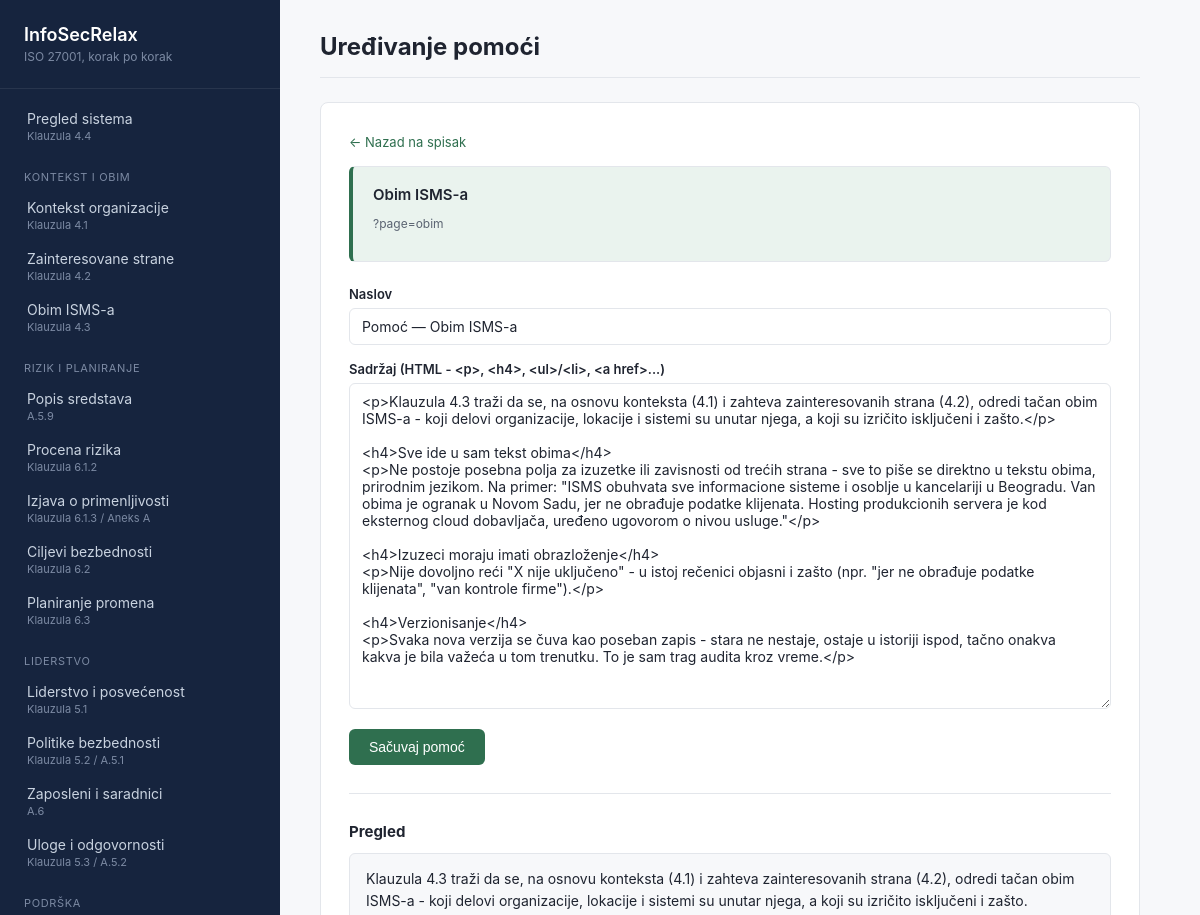
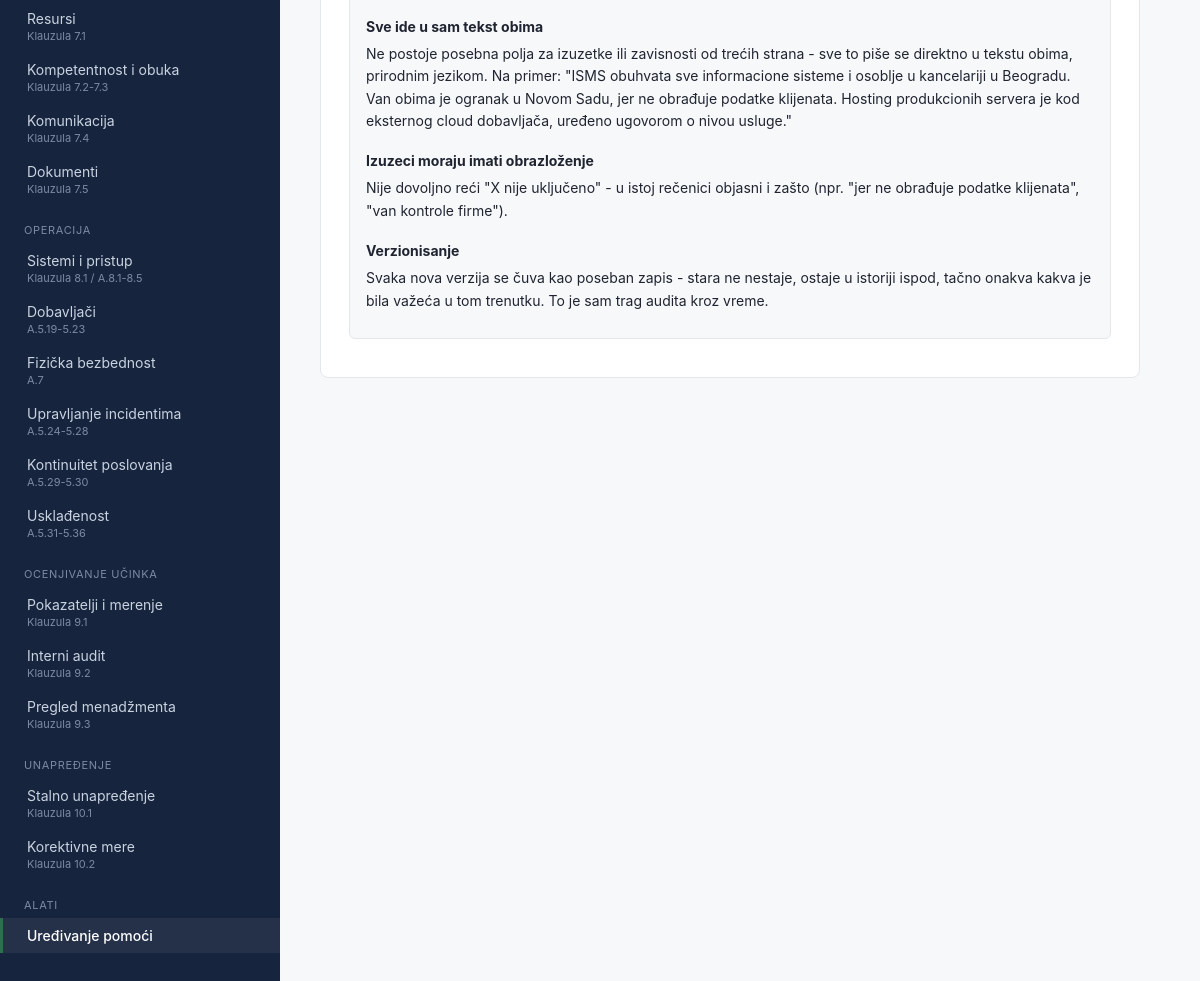
Page /?page=pomoc-uredjivanje&slug=obim on the committed database (2 pictures, top to bottom).
### tables this page shows
CREATE TABLE IF NOT EXISTS help_content (
    id          BIGINT UNSIGNED AUTO_INCREMENT PRIMARY KEY,
    page_slug   VARCHAR(100) NOT NULL,
    title       VARCHAR(255) NOT NULL,
    body        TEXT NOT NULL,
    updated_at  TIMESTAMP NOT NULL DEFAULT CURRENT_TIMESTAMP ON UPDATE CURRENT_TIMESTAMP,
    UNIQUE KEY uq_help_content_slug (page_slug)
);

### src/includes/help-content.php (called while the page is built, shortened)
<?php
function getHelpContent(PDO $pdo, string $pageSlug): ?array
{
    $stmt = $pdo->prepare('SELECT * FROM help_content WHERE page_slug = :slug');
    $stmt->execute(['slug' => $pageSlug]);
    $row = $stmt->fetch();
    return $row === false ? null : $row;
}

### src/modules/pomoc-uredjivanje.php (the view, shortened to what this page needs)
<?php
require __DIR__ . '/../config/database.php';
require __DIR__ . '/../includes/help-content.php';
$pdo = getDbConnection();
$menu = require __DIR__ . '/../config/menu.php';
$requestedSlug = isset($_GET['slug'])
    ? preg_replace('/[^a-z0-9\-]/', '', (string) $_GET['slug'])
    : null;
$editingItem = null;
if ($requestedSlug !== null && $requestedSlug !== '') {
    foreach ($menu as $item) {
        if ($item['slug'] === $requestedSlug) {
            $editingItem = $item;
            break;
        }
    }
}
if ($editingItem !== null) {
    $helpContent = getHelpContent($pdo, $editingItem['slug']);
}
?>
<?php if ($editingItem !== null): ?>
    <a class="back-link" href="?page=pomoc-uredjivanje">← Nazad na spisak</a>
    <div class="scope-current">
        <div class="card-header-row">
            <span class="card-title"><?= htmlspecialchars($editingItem['title']) ?></span>
        </div>
        <p class="item-meta">?page=<?= htmlspecialchars($editingItem['slug']) ?></p>
    </div>
    <form method="post" class="factor-form">
        <div class="form-row">
            <label for="help_title">Naslov</label>
            <input type="text" name="help_title" id="help_title" required
                value="<?= htmlspecialchars($helpContent['title'] ?? ('Pomoć — ' . $editingItem['title'])) ?>">
        </div>
        <div class="form-row">
            <label for="help_body">Sadržaj (HTML - &lt;p&gt;, &lt;h4&gt;, &lt;ul&gt;/&lt;li&gt;, &lt;a href&gt;...)</label>
            <textarea name="help_body" id="help_body" rows="18"><?= htmlspecialchars($helpContent['body'] ?? '') ?></textarea>
        </div>
        <button type="submit" class="btn-primary">Sačuvaj pomoć</button>
    </form>
    <?php if (!empty($helpContent['body'])): ?>
        <h3 class="section-heading">Pregled</h3>
        <div class="factor-card">
            <div class="help-content"><?= $helpContent['body'] ?></div>
        </div>
    <?php endif; ?>
<?php endif; ?>

### src/assets/style.css (style rules this page uses)
:root { --color-bg: #f7f8fa; --color-surface: #ffffff; --color-sidebar: #16243e; --color-sidebar-text: #c9d3e0; --color-sidebar-text-muted: #7c8aa3; --color-accent: #2f6f4f; --color-accent-soft: #eaf3ee; --color-warning: #9a6b12; --color-warning-soft: #fbf1de; --color-danger: #a34036; --color-danger-soft: #fbeae7; --color-text: #1f2430; --color-text-muted: #5b6472; --color-border: #e3e6eb; --sidebar-width: 280px; }
* { box-sizing: border-box; }
body { margin: 0; font-family: -apple-system, BlinkMacSystemFont, "Segoe UI", Roboto, sans-serif; background: var(--color-bg); color: var(--color-text); }
.form-row { margin-bottom: 16px; }
.form-row label { display: block; font-size: 13px; font-weight: 600; margin-bottom: 6px; }
.form-row input[type="text"], .form-row input[type="date"], .form-row input[type="number"], .form-row select, .form-row textarea { width: 100%; padding: 9px 12px; border: 1px solid var(--color-border); border-radius: 6px; font-size: 14px; font-family: inherit; color: var(--color-text); }
.form-row textarea { resize: vertical; }
.btn-primary { background: var(--color-accent); color: #ffffff; border: none; border-radius: 6px; padding: 10px 20px; font-size: 14px; font-weight: 500; cursor: pointer; }
.factor-form { padding-bottom: 28px; margin-bottom: 28px; border-bottom: 1px solid var(--color-border); }
.factor-card { background: var(--color-bg); border: 1px solid var(--color-border); border-radius: 6px; padding: 14px 16px; margin-bottom: 10px; }
.factor-card p { margin: 6px 0 8px; font-size: 14px; line-height: 1.5; }
.card-header-row { display: flex; align-items: baseline; justify-content: space-between; flex-wrap: wrap; gap: 12px; margin-bottom: 10px; }
.card-title { font-size: 15px; font-weight: 600; }
.scope-current { background: var(--color-accent-soft); border: 1px solid var(--color-border); border-left: 4px solid var(--color-accent); border-radius: 6px; padding: 18px 20px; margin-bottom: 24px; }
.item-meta { font-size: 12px; color: var(--color-text-muted); }
.section-heading { font-size: 15px; margin: 24px 0 12px; }
.section-heading:first-of-type { margin-top: 0; }
.back-link { display: inline-block; color: var(--color-accent); font-size: 13px; text-decoration: none; margin-bottom: 16px; }
.help-content h4 { font-size: 14px; margin: 20px 0 8px; }
.help-content p { font-size: 14px; line-height: 1.6; color: var(--color-text); margin: 0 0 12px; }

### rows in the picture
help_content: help_title "Pomoć — Obim ISMS-a", help_body "<p>Klauzula 4.3 traži da se, na osnovu konteksta (4.1) i zahteva zainteresovanih strana (4.2), odredi tačan obim ISMS-a - koji delovi organizacije, lokacije i sistemi su unutar njega, a koji su izričito isključeni i zašto.</p> <h4>Sve ide u sam tekst obima</h4> <p>Ne postoje posebna polja za izuzetke ili zavisnosti od trećih strana - sve to piše se direktno u tekstu obima, prirodnim jezikom. Na primer: \"ISMS obuhvata sve informacione sisteme i osoblje u kancelariji u Beogradu. Van obima je ogranak u Novom Sadu, jer ne obrađuje podatke klijenata. Hosting produkcionih servera je kod eksternog cloud dobavljača, uređeno ugovorom o nivou usluge.\"</p> <h4>Izuzeci moraju imati obrazloženje</h4>…", body "Klauzula 4.3 traži da se, na osnovu konteksta (4.1) i zahteva zainteresovanih strana (4.2), odredi tačan obim ISMS-a - koji delovi organizacije, lokacije i sistemi su unutar njega, a koji su izričito isključeni i zašto. Sve ide u sam tekst obima Ne postoje posebna polja za izuzetke ili zavisnosti od trećih strana - sve to piše se direktno u tekstu obima, prirodnim jezikom. Na primer: \"ISMS obuhvata sve informacione sisteme i osoblje u kancelariji u Beogradu. Van obima je ogranak u Novom Sadu, jer ne obrađuje podatke klijenata. Hosting produkcionih servera je kod eksternog cloud dobavljača, uređeno ugovorom o nivou usluge.\" Izuzeci moraju imati obrazloženje Nije dovoljno reći \"X nije…"

### other values in the picture
$item['title'] "Pregled sistema"
$item['iso_ref'] "Klauzula 4.4"
$lastGroup "KONTEKST I OBIM"
$item['title'] "Kontekst organizacije"
$item['iso_ref'] "Klauzula 4.1"
$item['title'] "Zainteresovane strane"
$item['iso_ref'] "Klauzula 4.2"
$item['title'] "Obim ISMS-a"
$item['iso_ref'] "Klauzula 4.3"
$lastGroup "RIZIK I PLANIRANJE"
$item['title'] "Popis sredstava"
$item['iso_ref'] "A.5.9"
$item['title'] "Procena rizika"
$item['iso_ref'] "Klauzula 6.1.2"
$item['title'] "Izjava o primenljivosti"
